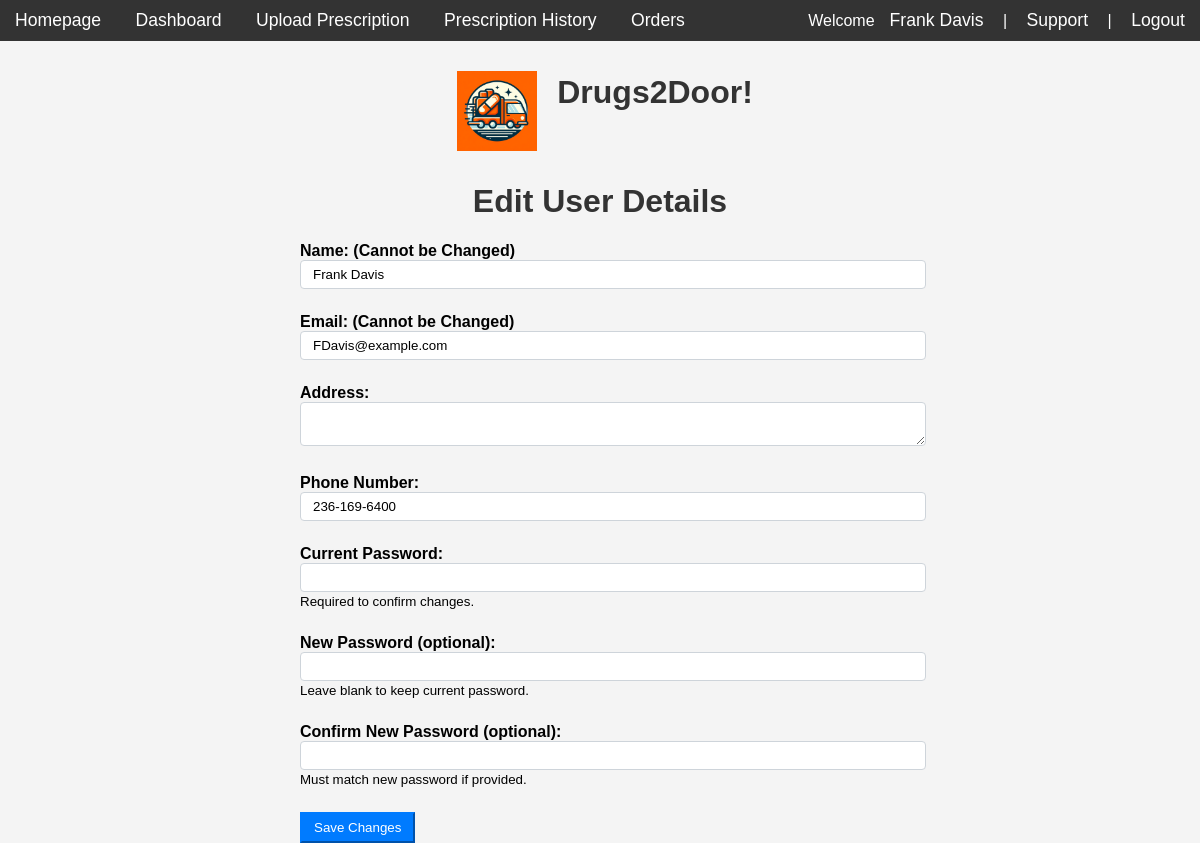
/userdetails (signed in), run on the app's committed database.
### models.py (models this page shows, shortened)
class User(db.Model):
  __tablename__ = 'users'
  id = db.Column(db.Integer, primary_key=True)
  name = db.Column(db.String(100), nullable=False)
  email = db.Column(db.String(120), unique=True, nullable=False)
  password = db.Column(db.String(128), nullable=False)
  address = db.Column(db.String(255), nullable=True)
  phone = db.Column(db.String(20))
  @property
  def is_authenticated(self):
    return bool(self.password)
  orders = relationship('Order', backref='user')

### app.py (the view)
@app.route('/userdetails', methods=['GET', 'POST'])
@login_required
def userdetails():
    form = UserUpdateForm()
    if form.validate_on_submit():
        if scrypt.verify(form.current_password.data, current_user.password):
            current_user.address = form.address.data
            phone = form.phone.data
            phone = phone.replace("-", "")  # remove any existing dashes
            phone = "{}-{}-{}".format(phone[:3], phone[3:6], phone[6:])  # insert dashes
            current_user.phone = phone
            if form.new_password.data:
                current_user.password = scrypt.encrypt(form.new_password.data)
            db.session.commit()
            flash('Your account information has been updated!', 'success')
            return redirect(url_for('userdetails'))
        else:
            flash('Incorrect current password.', 'error')
    elif request.method == 'GET':
        form.name.data = current_user.name
        form.address.data = current_user.address
        form.phone.data = current_user.phone
        form.email.data = current_user.email
    return render_template('userdetails.html', title='User Details', form=form)

### forms.py
class UserUpdateForm(FlaskForm):
    email = StringField('Email', validators=[DataRequired(), Email()], render_kw={'readonly': True})
    name = StringField('Name', validators=[Optional(), Length(min=2, max=50)], render_kw={'readonly': True})
    address = TextAreaField('Address', validators=[Optional(), Length(min=0, max=255)])
    phone = StringField('Phone Number', validators=[Optional(), Length(min=10, max=12), Regexp('^[0-9]{3}-?[0-9]{3}-?[0-9]{4}$', message="Phone number must be in the format: 123-456-7890 or 1234567890")])
    current_password = PasswordField('Current Password', validators=[DataRequired()])
    new_password = PasswordField('New Password', validators=[Optional(), Length(min=6)])
    confirm_password = PasswordField('Confirm New Password', validators=[EqualTo('new_password')])
    submit = SubmitField('Update')

### app.py (called while the page is built)
@login_manager.user_loader
def load_user(user_id):
    return User.query.get(int(user_id))

### templates/userdetails.html (shortened to what this page needs)
{% extends "base.html" %}
{% block content %}
<div class="container py-5">
  <h1 class="text-center mb-4">Edit User Details</h1>
  <form method="POST">
    <div class="form-group">
      <label for="name">Name: (Cannot be Changed)</label>
      {{ form.name(class="form-control") }}
    </div>
    <div class="form-group">
        <label for="name">Email: (Cannot be Changed)</label>
        {{ form.email(class="form-control") }}
      </div>
    <div class="form-group">
      <label for="address">Address:</label>
      {{ form.address(class="form-control") }}
    </div>
    <div class="form-group">
      <label for="phone">Phone Number:</label>
      {{ form.phone(class="form-control") }}
    </div>
    <div class="form-group">
      <label for="password">Current Password:</label>
      <input type="password" name="current_password" class="form-control" required>
      <small class="form-text text-muted">Required to confirm changes.</small>
    </div>
    <div class="form-group">
      <label for="new_password">New Password (optional):</label>
      <input type="password" name="new_password" class="form-control">
      <small class="form-text text-muted">Leave blank to keep current password.</small>
    </div>
    <div class="form-group">
      <label for="confirm_password">Confirm New Password (optional):</label>
      <input type="password" name="confirm_password" class="form-control">
      <small class="form-text text-muted">Must match new password if provided.</small>
    </div>
    <button type="submit" class="btn btn-primary btn-block">Save Changes</button>
  </form>
</div>
{% endblock %}

### templates/base.html (shortened to what this page needs)
<!doctype html>
<html lang="en">
<head>
    <link rel="stylesheet" href="{{ url_for('static', filename='css/styles.css') }}">
</head>
<body>
    <nav>
        <a href="{{ url_for('home') }}">Homepage</a>
        {% if current_user.is_authenticated %}
            <a href="{{ url_for('dashboard') }}">Dashboard</a>
            <a href="{{ url_for('upload') }}">Upload Prescription</a>
            <a href="{{ url_for('history') }}">Prescription History</a>
            <a href="{{ url_for('orders') }}">Orders</a>
            <div class="right-align">
                <span>Welcome<a href="{{ url_for('userdetails') }}">{{ current_user.name }}</a></span> |
                <a href="{{ url_for('support') }}">Support</a> |
                <a href="{{ url_for('logout') }}">Logout</a>
            </div>
        {% else %}
            <div class="right-align">
                <a href="{{ url_for('register') }}">Register</a> |
                <a href="{{ url_for('login') }}">Login</a>
            </div>
        {% endif %}
    </nav>
    {% if request.endpoint == 'home' %}
        <a href="{{ url_for('home') }}"><img src="{{ url_for('static', filename='images/logo.png') }}" alt="Drugs2Door Logo" class="logo"></a>
        <h1> Welcome to Drugs2Door!</h1>
        <h2> Your Dose Delivered, Stat!</h2>
    {% else %}
        <div class="header">
            <a href="{{ url_for('home') }}"><img src="{{ url_for('static', filename='images/logo.png') }}" alt="Drugs2Door Logo" class="logo"></a>
            <h1>Drugs2Door!</h1>
        </div>
    {% endif %}
    <br>
    {% block content %}{% endblock %}
</body>
</html>

### static/css/styles.css (style rules this page uses)
body { font-family: Arial, sans-serif; margin: 0; padding: 0; background-color: #f4f4f4; }
nav { background-color: #333; color: #fff; padding: 10px 0; text-align: left; }
nav a { color: #fff; margin: 0 15px; text-decoration: none; font-size: 1.1em; }
h1 { color: #333; text-align: center; }
.logo { display: block; margin-top: 20px; margin-left: auto; margin-right: auto; margin-bottom: -17px; width: 300px; height: auto; padding: 10px; }
.right-align { float: right; }

### templates/base.html (style rules this page uses)
.logo { height: 80px; width: 80px; margin-right: 10px; }
.logo { height: 80px; width: 80px; }
.header { display: flex; align-items: center; justify-content: center; text-align: center; }
.right-align { float: right; }

### templates/userdetails.html (style rules this page uses)
.container { max-width: 600px; margin: 0 auto; }
.form-group { margin-bottom: 1.5rem; }
label { font-weight: bold; }
.form-control { width: 100%; padding: .375rem .75rem; border: 1px solid #ced4da; border-radius: .25rem; }
.btn-primary { color: #fff; background-color: #007bff; border-color: #007bff; padding: .375rem .75rem; cursor: pointer; }

### data on the page
User: name "Frank Davis", email "FDavis@example.com", phone "236-169-6400"
